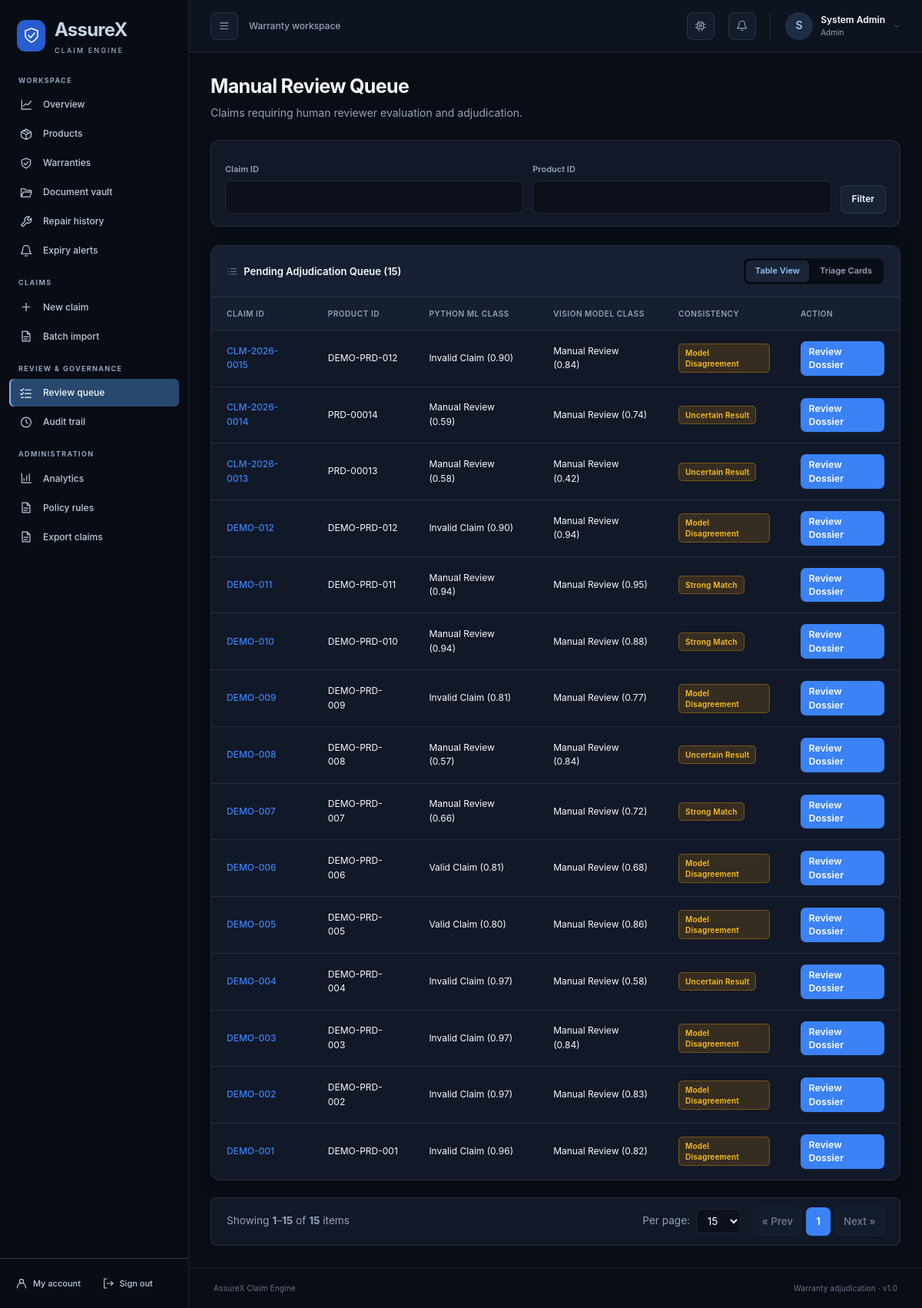
Page /reviewer/queue (signed in) on the committed database.
### src/assurex_claim_engine/db/database.py (models this page shows)
class User(Base):
    __tablename__ = "users"
    id = Column(Integer, primary_key=True, index=True)
    user_id = Column(String(50), unique=True, index=True, nullable=False)
    email = Column(String(100), unique=True, index=True, nullable=False)
    hashed_password = Column(String(255), nullable=False)
    full_name = Column(String(100), nullable=False)
    role = Column(String(30), nullable=False, default="customer")
    phone_number = Column(String(50), nullable=True, default="")
    mailing_address = Column(Text, nullable=True, default="")
    created_at = Column(DateTime, default=_utcnow)
    products = relationship("Product", back_populates="owner")
    claims = relationship("Claim", back_populates="claimant")
    documents = relationship("Document", back_populates="owner")
    repairs = relationship("Repair", back_populates="owner")

class Claim(Base):
    __tablename__ = "claims"
    id = Column(Integer, primary_key=True, index=True)
    claim_id = Column(String(50), unique=True, index=True, nullable=False)
    user_id = Column(String(50), ForeignKey("users.user_id"), nullable=False)
    product_id = Column(String(50), ForeignKey("products.product_id"), nullable=False)
    fault_category = Column(String(100), nullable=False)
    damage_type = Column(String(100), default="none")
    fault_occurrence_date = Column(String(20), nullable=False)
    claim_submission_date = Column(String(20), nullable=False)
    description = Column(Text, nullable=True)
    status = Column(String(50), default="Submitted")
    python_predicted_class = Column(String(50), nullable=True)
    python_top_confidence = Column(Float, nullable=True)
    vision_predicted_class = Column(String(50), nullable=True)
    vision_top_confidence = Column(Float, nullable=True)
    confidence_difference = Column(Float, nullable=True)
    consistency_status = Column(String(50), nullable=True)
    final_decision = Column(String(50), nullable=True)
    decision_explanation_json = Column(Text, nullable=True)
    reviewer_comments = Column(Text, nullable=True)
    reviewed_by = Column(String(50), nullable=True)
    override_flag = Column(Boolean, default=False)
    document_hash = Column(String(100), nullable=True)
    extended_warranty_provider = Column(String(100), nullable=True)
    extended_warranty_contract_number = Column(String(100), nullable=True)
    model_version = Column(String(20), nullable=True)
    created_at = Column(DateTime, default=_utcnow)
    claimant = relationship("User", back_populates="claims")
    product = relationship("Product", back_populates="claims")
    documents = relationship("Document", back_populates="claim")

### src/assurex_claim_engine/web/app.py (the view)
@app.get("/reviewer/queue", response_class=HTMLResponse)
def reviewer_queue(
    request: Request,
    current_user: User = Depends(require_role("reviewer")),
    db: Session = Depends(get_db)
):
    claims_q = db.query(Claim).filter(Claim.status.in_(["Manual Review", "Request More Info"])).order_by(Claim.created_at.desc())
    page = request.query_params.get("page", 1)
    per_page = request.query_params.get("per_page", 15)
    pagination = paginate(claims_q, page=page, per_page=per_page)
    return templates.TemplateResponse(request, "reviewer_queue.html", {
        "user": current_user,
        "review_claims": pagination["items"],
        "pagination": pagination,
    })

### templates/reviewer_queue.html (shortened to what this page needs)
{% extends "base.html" %}
{% block content %}
<div style="margin-bottom: 1.5rem;">
    <h1 style="font-size: 1.5rem; font-weight: 700;">Manual Review Queue</h1>
    <p style="color: var(--text-sub); font-size: 0.875rem;">Claims requiring human reviewer evaluation and adjudication.</p>
</div>
<form class="filter-bar" method="GET" action="/reviewer/queue">
    <div class="form-group"><label class="form-label">Claim ID</label><input class="form-input" name="claim_id" value="{{ filters.claim_id if filters else '' }}"></div>
    <div class="form-group"><label class="form-label">Product ID</label><input class="form-input" name="product_id" value="{{ filters.product_id if filters else '' }}"></div>
    <button class="btn btn-secondary" type="submit">Filter</button>
</form>
<div class="panel">
    <div class="panel-header" style="display:flex; justify-content:space-between; align-items:center; flex-wrap:wrap; gap:8px;">
        <div class="panel-title"><svg class="icon" aria-hidden="true"><use href="/static/icons.svg#fa-clipboard-list"></use></svg> Pending Adjudication Queue ({{ pagination.total if pagination else review_claims|length }})</div>
        <div class="view-switch">
            <span class="view-switch-btn active" role="button" tabindex="0" data-view-target="reviewer-table-view" data-view-group="reviewer">Table View</span>
            <span class="view-switch-btn" role="button" tabindex="0" data-view-target="reviewer-cards-view" data-view-group="reviewer">Triage Cards</span>
        </div>
    </div>
    <div class="panel-body" style="padding: 0;">
        {% if review_claims %}
        <div id="reviewer-table-view" data-view-pane="reviewer">
            <table class="data-table">
                <thead>
                    <tr>
                        <th>Claim ID</th>
                        <th>Product ID</th>
                        <th>Python ML Class</th>
                        <th>Vision Model Class</th>
                        <th>Consistency</th>
                        <th>Action</th>
                    </tr>
                </thead>
                <tbody>
                    {% for c in review_claims %}
                    <tr>
                        <td><a href="/claims/view/{{ c.claim_id }}" class="link">{{ c.claim_id }}</a></td>
                        <td>{{ c.product_id }}</td>
                        <td>{{ c.python_predicted_class }} ({{ "%.2f"|format(c.python_top_confidence or 0) }})</td>
                        <td>{{ c.vision_predicted_class }} ({{ "%.2f"|format(c.vision_top_confidence or 0) }})</td>
                        <td><span class="status-badge status-review">{{ c.consistency_status }}</span></td>
                        <td><a href="/claims/view/{{ c.claim_id }}" class="btn btn-primary" style="padding: 0.25rem 0.6rem; font-size: 0.775rem;">Review Dossier</a></td>
                    </tr>
                    {% endfor %}
                </tbody>
            </table>
        </div>
        {% else %}
        <div style="padding: 2.5rem; text-align: center; color: var(--text-sub);">
            Queue is clear. No claims require manual review.
        </div>
        {% endif %}
    </div>
</div>
{% include "components/pagination.html" %}
{% endblock %}

### templates/base.html (shortened to what this page needs)
<!DOCTYPE html>
<html lang="en">
<head>
    <link rel="stylesheet" href="/static/css/dashboard.css">
</head>
{% set active_role = user.role if user else request.session.get('role') %}
{% set active_name = user.full_name if user else request.session.get('full_name') %}
{% set path = request.url.path %}
{% macro nav(url, label, icon, prefix=false) %}
<a href="{{ url }}" aria-label="{{ label }}" class="nav-item-link{% if path == url or (prefix and path.startswith(url + '/')) %} active{% endif %}" {% if path == url or (prefix and path.startswith(url + '/')) %}aria-current="page"{% endif %} title="{{ label }}">
    <svg class="icon" aria-hidden="true"><use href="/static/icons.svg#{{ icon }}"></use></svg><span class="nav-label">{{ label }}</span>
</a>
{% endmacro %}
<body class="{% if active_role %}app-layout{% else %}auth-layout{% endif %}">
{% if active_role %}
<aside class="sidebar" id="app-sidebar" aria-label="Application sidebar">
    <a href="/" class="sidebar-brand"><span class="brand-mark"><svg class="icon" aria-hidden="true"><use href="/static/icons.svg#fa-shield-halved"></use></svg></span><span class="nav-label">AssureX<small>CLAIM ENGINE</small></span></a>
    <nav class="sidebar-nav" aria-label="Main navigation">
        <div class="nav-section-label">Workspace</div>
        {{ nav('/', 'Overview', 'fa-chart-line') }}
        {{ nav('/products', 'Products', 'fa-box', true) }}
        {{ nav('/warranties', 'Warranties', 'fa-shield', true) }}
        {{ nav('/documents', 'Document vault', 'fa-folder-open', true) }}
        {{ nav('/repairs', 'Repair history', 'fa-wrench', true) }}
        {{ nav('/alerts', 'Expiry alerts', 'fa-bell') }}
        {% if active_role in ['customer', 'service_center', 'admin'] %}
        <div class="nav-section-label">Claims</div>
        {{ nav('/claims/new', 'New claim', 'fa-plus') }}
        {{ nav('/claims/import-csv', 'Batch import', 'fa-file-csv') }}
        {% endif %}
        {% if active_role in ['reviewer', 'admin'] %}
        <div class="nav-section-label">Review & governance</div>
        {{ nav('/reviewer/queue', 'Review queue', 'fa-list-check') }}
        {{ nav('/audit-logs', 'Audit trail', 'fa-clock-rotate-left') }}
        {% endif %}
        {% if active_role == 'admin' %}
        <div class="nav-section-label">Administration</div>
        {{ nav('/admin/analytics', 'Analytics', 'fa-chart-bar') }}
        {{ nav('/admin/policies', 'Policy rules', 'fa-scroll') }}
        {{ nav('/admin/export-csv', 'Export claims', 'fa-file-export') }}
        {% endif %}
    </nav>
    <div class="sidebar-bottom">
        {{ nav('/profile', 'My account', 'fa-user-circle') }}
        {{ nav('/logout', 'Sign out', 'fa-right-from-bracket') }}
    </div>
</aside>
<div class="app-workspace">
<header class="app-topbar">
    <div class="topbar-left">
        <button class="icon-button" id="sidebar-toggle" type="button" aria-controls="app-sidebar" aria-expanded="true" aria-label="Toggle navigation"><svg class="icon" aria-hidden="true"><use href="/static/icons.svg#fa-bars"></use></svg></button>
        <span class="workspace-label">Warranty workspace</span>
    </div>
    <div class="topbar-actions">
        <button class="icon-button theme-toggle-btn" id="theme-toggle" type="button" aria-label="Toggle theme" title="Toggle dark/light theme"><svg class="icon" aria-hidden="true"><use href="/static/icons.svg#fa-wand-magic-sparkles"></use></svg></button>
        <a href="/alerts" class="icon-button alerts-link" aria-label="Expiry alerts" title="Expiry alerts"><svg class="icon" aria-hidden="true"><use href="/static/icons.svg#fa-bell"></use></svg></a>
        <a href="/profile" class="account-link"><span class="avatar">{{ (active_name or 'A')[:1]|upper }}</span><span class="account-text">{{ active_name }}<small>{{ active_role.replace('_', ' ')|title }}</small></span><svg class="icon" aria-hidden="true"><use href="/static/icons.svg#fa-chevron-down"></use></svg></a>
    </div>
</header>
{% endif %}
<main class="main-content" id="main-content" tabindex="-1">
    {% block content %}{% endblock %}
</main>
{% if active_role %}<footer class="app-footer"><span>AssureX Claim Engine</span><span>Warranty adjudication · v1.0</span></footer>{% endif %}
</div>
</body>
</html>

### rows in the picture
User: full_name "S", full_name "System Admin", replace "Admin"
Claim: claim_id "CLM-2026-0015", product_id "DEMO-PRD-012", python_predicted_class "Invalid Claim", python_top_confidence "0.90", vision_predicted_class "Manual Review", vision_top_confidence "0.84", consistency_status "Model Disagreement"
Claim: claim_id "CLM-2026-0014", product_id "PRD-00014", python_predicted_class "Manual Review", python_top_confidence "0.59", vision_predicted_class "Manual Review", vision_top_confidence "0.74", consistency_status "Uncertain Result"
Claim: claim_id "CLM-2026-0013", product_id "PRD-00013", python_predicted_class "Manual Review", python_top_confidence "0.58", vision_predicted_class "Manual Review", vision_top_confidence "0.42", consistency_status "Uncertain Result"
Claim: claim_id "DEMO-012", product_id "DEMO-PRD-012", python_predicted_class "Invalid Claim", python_top_confidence "0.90", vision_predicted_class "Manual Review", vision_top_confidence "0.94", consistency_status "Model Disagreement"
Claim: claim_id "DEMO-011", product_id "DEMO-PRD-011", python_predicted_class "Manual Review", python_top_confidence "0.94", vision_predicted_class "Manual Review", vision_top_confidence "0.95", consistency_status "Strong Match"
Claim: claim_id "DEMO-010", product_id "DEMO-PRD-010", python_predicted_class "Manual Review", python_top_confidence "0.94", vision_predicted_class "Manual Review", vision_top_confidence "0.88", consistency_status "Strong Match"
Claim: claim_id "DEMO-009", product_id "DEMO-PRD-009", python_predicted_class "Invalid Claim", python_top_confidence "0.81", vision_predicted_class "Manual Review", vision_top_confidence "0.77", consistency_status "Model Disagreement"
Claim: claim_id "DEMO-008", product_id "DEMO-PRD-008", python_predicted_class "Manual Review", python_top_confidence "0.57", vision_predicted_class "Manual Review", vision_top_confidence "0.84", consistency_status "Uncertain Result"
Claim: claim_id "DEMO-007", product_id "DEMO-PRD-007", python_predicted_class "Manual Review", python_top_confidence "0.66", vision_predicted_class "Manual Review", vision_top_confidence "0.72", consistency_status "Strong Match"
Claim: claim_id "DEMO-006", product_id "DEMO-PRD-006", python_predicted_class "Valid Claim", python_top_confidence "0.81", vision_predicted_class "Manual Review", vision_top_confidence "0.68", consistency_status "Model Disagreement"
Claim: claim_id "DEMO-005", product_id "DEMO-PRD-005", python_predicted_class "Valid Claim", python_top_confidence "0.80", vision_predicted_class "Manual Review", vision_top_confidence "0.86", consistency_status "Model Disagreement"
Claim: claim_id "DEMO-004", product_id "DEMO-PRD-004", python_predicted_class "Invalid Claim", python_top_confidence "0.97", vision_predicted_class "Manual Review", vision_top_confidence "0.58", consistency_status "Uncertain Result"
Claim: claim_id "DEMO-003", product_id "DEMO-PRD-003", python_predicted_class "Invalid Claim", python_top_confidence "0.97", vision_predicted_class "Manual Review", vision_top_confidence "0.84", consistency_status "Model Disagreement"
Claim: claim_id "DEMO-002", product_id "DEMO-PRD-002", python_predicted_class "Invalid Claim", python_top_confidence "0.97", vision_predicted_class "Manual Review", vision_top_confidence "0.83", consistency_status "Model Disagreement"
Claim: claim_id "DEMO-001", product_id "DEMO-PRD-001", python_predicted_class "Invalid Claim", python_top_confidence "0.96", vision_predicted_class "Manual Review", vision_top_confidence "0.82", consistency_status "Model Disagreement"

### other values in the picture
{{ label }} "Overview Products Warranties Document vault Repair history Expiry alerts New claim Batch import Review queue Audit trail Analytics Policy rules Export claims My account Sign out"
{{ pagination.total if pagination else review_claims|length }} "15"
{{ pagination.start_idx }} "1"
{{ pagination.end_idx }} "15"
{{ pagination.total }} "15"
{{ p }} "1"
form field value "15"
